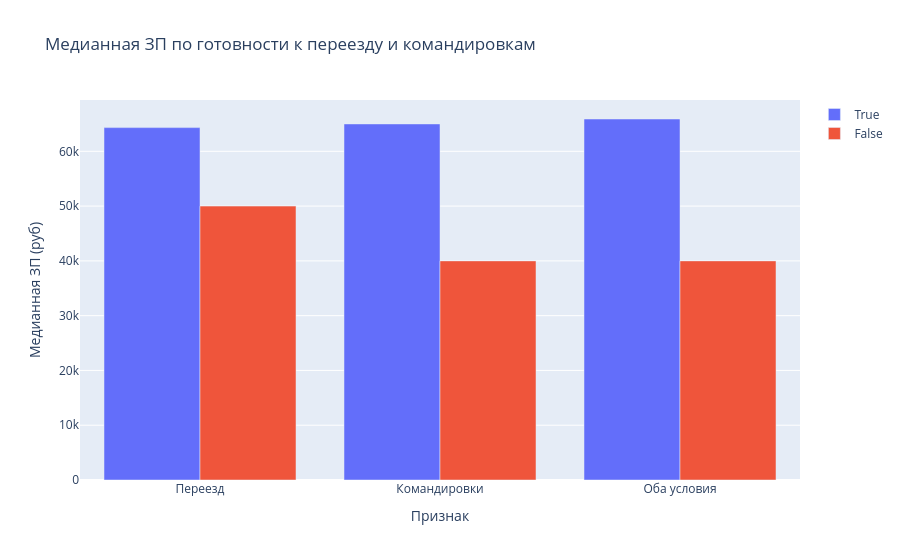

Here is the notebook cell this chart was saved with:
### Markdown cell above
6. Постройте **многоуровневую столбчатую диаграмму**, которая показывает зависимость медианной заработной платы (**"ЗП (руб)"**) от признаков **"Готовность к переезду"** и **"Готовность к командировкам"**. Проанализируйте график, сравнив уровень заработной платы в категориях.

### Code cell
# Медианы по отдельным признакам
move = hh_data.groupby('Готовность к переезду')['ЗП (руб)'].median()
trip = hh_data.groupby('Готовность к командировкам')['ЗП (руб)'].median()

# Медианы по сочетаниям признаков
both = hh_data.groupby(
    ['Готовность к переезду', 'Готовность к командировкам']
)['ЗП (руб)'].median()

groups = ['Переезд', 'Командировки', 'Оба условия']

fig = go.Figure()

fig.add_bar(
    x=groups,
    y=[move[True], trip[True], both[True, True]],
    name='True'
)

fig.add_bar(
    x=groups,
    y=[move[False], trip[False], both[False, False]],
    name='False'
)

fig.update_layout(
    barmode='group',
    title='Медианная ЗП по готовности к переезду и командировкам',
    xaxis_title='Признак',
    yaxis_title='Медианная ЗП (руб)'
)

fig.show()

### Figure 1 — Plotly figure (JSON) as saved in the notebook; plotly's stock layout.template omitted (floating-point values rounded to 4 significant figures)
{"data": [{"name": "True", "type": "bar", "x": ["Переезд", "Командировки", "Оба условия"], "y": [64330.0, 65000, 65900]}, {"name": "False", "type": "bar", "x": ["Переезд", "Командировки", "Оба условия"], "y": [50000, 40000, 40000]}], "layout": {"barmode": "group", "title": {"text": "Медианная ЗП по готовности к переезду и командировкам"}, "xaxis": {"title": {"text": "Признак"}}, "yaxis": {"title": {"text": "Медианная ЗП (руб)"}}}}
